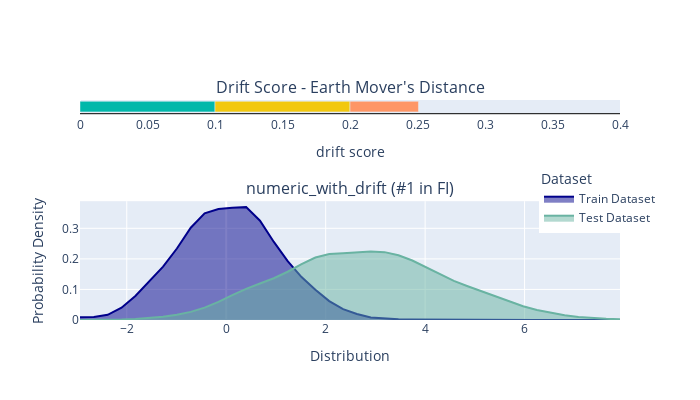
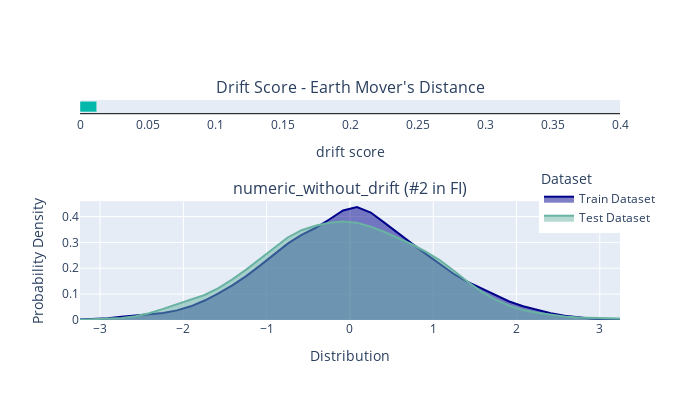
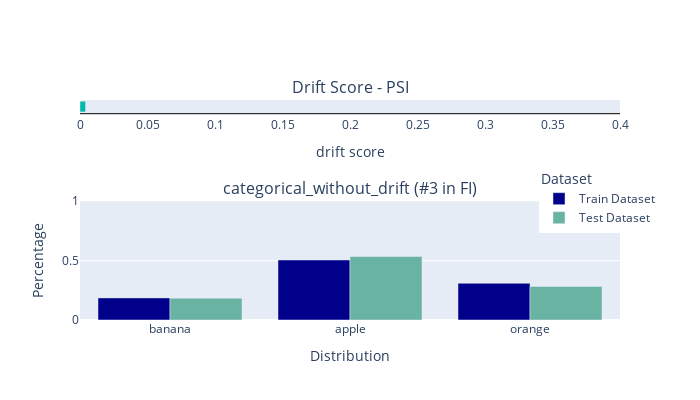
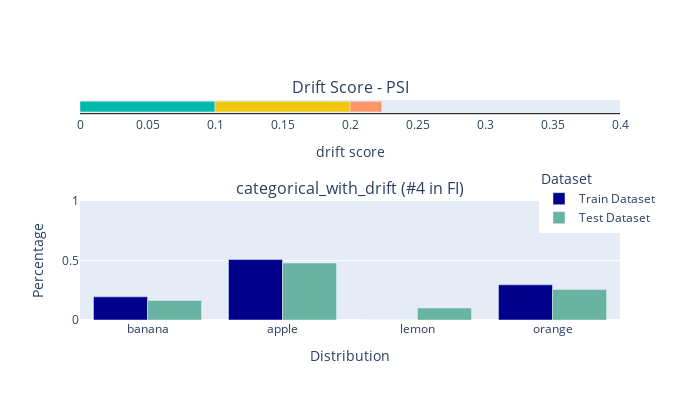

Notebook source saved alongside these figures, in order:
### Markdown cell above
## Run check

### Code cell
check = TrainTestFeatureDrift()
result = check.run(train_dataset=train_dataset, test_dataset=test_dataset, model=model)
result

### Figure 1 — Plotly figure (JSON) as saved in the notebook; plotly's stock layout.template omitted (floating-point values rounded to 4 significant figures)
{"data": [{"base": 0, "marker": {"color": "#01B8AA"}, "offsetgroup": "0", "orientation": "h", "showlegend": false, "type": "bar", "x": [0.1], "xaxis": "x", "y": ["Drift Score"], "yaxis": "y"}, {"base": 0.1, "marker": {"color": "#F2C80F"}, "offsetgroup": "0", "orientation": "h", "showlegend": false, "type": "bar", "x": [0.1], "xaxis": "x", "y": ["Drift Score"], "yaxis": "y"}, {"base": 0.2, "marker": {"color": "#FE9666"}, "offsetgroup": "0", "orientation": "h", "showlegend": false, "type": "bar", "x": [0.05071], "xaxis": "x", "y": ["Drift Score"], "yaxis": "y"}, {"fill": "tozeroy", "line": {"color": "darkblue"}, "name": "Train Dataset", "type": "scatter", "x": [-2.94, -2.662, -2.383, -2.105, -1.827, -1.548, -1.27, -0.9912, -0.7128, -0.4343, -0.1559, 0.1226, 0.401, 0.6795, 0.9579, 1.236, 1.515, 1.793, 2.072, 2.35, 2.629, 2.907, 3.186, 3.464, 3.742, 4.021, 4.299, 4.578, 4.856, 5.135, 5.413, 5.692, 5.97, 6.248, 6.527, 6.805, 7.084, 7.362, 7.641, 7.919], "xaxis": "x2", "y": [0.008644, 0.009899, 0.01681, 0.04013, 0.07843, 0.126, 0.1743, 0.234, 0.3019, 0.349, 0.3633, 0.3675, 0.3693, 0.325, 0.2554, 0.1926, 0.1404, 0.0991, 0.0619, 0.03564, 0.01986, 0.008529, 0.004104, 0.00211, 0.001674, 0.001274, 0.0003342, 2.652e-05, 6.313e-07, 4.507e-09, 9.651e-12, 6.198e-15, 1.194e-18, 6.896e-23, 1.195e-27, 6.208e-33, 9.675e-39, 4.522e-45, 6.338e-52, 2.665e-59], "yaxis": "y2"}, {"fill": "tozeroy", "line": {"color": "#69b3a2"}, "name": "Test Dataset", "type": "scatter", "x": [-2.94, -2.662, -2.383, -2.105, -1.827, -1.548, -1.27, -0.9912, -0.7128, -0.4343, -0.1559, 0.1226, 0.401, 0.6795, 0.9579, 1.236, 1.515, 1.793, 2.072, 2.35, 2.629, 2.907, 3.186, 3.464, 3.742, 4.021, 4.299, 4.578, 4.856, 5.135, 5.413, 5.692, 5.97, 6.248, 6.527, 6.805, 7.084, 7.362, 7.641, 7.919], "xaxis": "x2", "y": [1.679e-05, 0.0001123, 0.000493, 0.001478, 0.00327, 0.006037, 0.01034, 0.01693, 0.02659, 0.04057, 0.05947, 0.08135, 0.1021, 0.1194, 0.1366, 0.1579, 0.1827, 0.2046, 0.216, 0.2188, 0.221, 0.224, 0.2221, 0.2119, 0.1947, 0.1727, 0.149, 0.1279, 0.1106, 0.09472, 0.07805, 0.06058, 0.04482, 0.03265, 0.02314, 0.01532, 0.009607, 0.006039, 0.003794, 0.002245], "yaxis": "y2"}], "layout": {"annotations": [{"font": {"size": 16}, "showarrow": false, "text": "Drift Score - Earth Mover's Distance", "x": 0.5, "xanchor": "center", "xref": "paper", "y": 1, "yanchor": "bottom", "yref": "paper"}, {"font": {"size": 16}, "showarrow": false, "text": "numeric_with_drift (#1 in FI)", "x": 0.5, "xanchor": "center", "xref": "paper", "y": 0.54, "yanchor": "bottom", "yref": "paper"}], "height": 400, "legend": {"title": {"text": "Dataset"}, "x": 0.85, "xanchor": "left", "y": 0.7, "yanchor": "top"}, "width": 700, "xaxis": {"anchor": "y", "domain": [0, 1], "dtick": 0.05, "gridcolor": "black", "linecolor": "black", "range": [0, 0.4], "showgrid": false, "title": {"text": "drift score"}}, "xaxis2": {"anchor": "y2", "domain": [0, 1], "fixedrange": true, "range": [-2.94, 7.919], "title": {"text": "Distribution"}}, "yaxis": {"anchor": "x", "domain": [0.94, 1], "showgrid": false, "showline": false, "showticklabels": false, "zeroline": false}, "yaxis2": {"anchor": "x2", "domain": [0, 0.54], "title": {"text": "Probability Density"}}}}

### Figure 2 — Plotly figure (JSON) as saved in the notebook; plotly's stock layout.template omitted (floating-point values rounded to 4 significant figures)
{"data": [{"base": 0, "marker": {"color": "#01B8AA"}, "offsetgroup": "0", "orientation": "h", "showlegend": false, "type": "bar", "x": [0.01238], "xaxis": "x", "y": ["Drift Score"], "yaxis": "y"}, {"fill": "tozeroy", "line": {"color": "darkblue"}, "name": "Train Dataset", "type": "scatter", "x": [-3.241, -3.075, -2.909, -2.742, -2.576, -2.41, -2.244, -2.077, -1.911, -1.745, -1.579, -1.412, -1.246, -1.08, -0.9135, -0.7473, -0.581, -0.4148, -0.2485, -0.08222, 0.08405, 0.2503, 0.4166, 0.5828, 0.7491, 0.9154, 1.082, 1.248, 1.414, 1.58, 1.747, 1.913, 2.079, 2.245, 2.412, 2.578, 2.744, 2.911, 3.077, 3.243], "xaxis": "x2", "y": [0.002143, 0.003437, 0.006812, 0.01237, 0.01759, 0.02154, 0.02717, 0.03721, 0.05289, 0.07525, 0.103, 0.1341, 0.1698, 0.2103, 0.2534, 0.2955, 0.3292, 0.3558, 0.3886, 0.4237, 0.4365, 0.4157, 0.3757, 0.3341, 0.2945, 0.2549, 0.2153, 0.1779, 0.1471, 0.1215, 0.09562, 0.07146, 0.05298, 0.03847, 0.02609, 0.0162, 0.008985, 0.004627, 0.002586, 0.001486], "yaxis": "y2"}, {"fill": "tozeroy", "line": {"color": "#69b3a2"}, "name": "Test Dataset", "type": "scatter", "x": [-3.241, -3.075, -2.909, -2.742, -2.576, -2.41, -2.244, -2.077, -1.911, -1.745, -1.579, -1.412, -1.246, -1.08, -0.9135, -0.7473, -0.581, -0.4148, -0.2485, -0.08222, 0.08405, 0.2503, 0.4166, 0.5828, 0.7491, 0.9154, 1.082, 1.248, 1.414, 1.58, 1.747, 1.913, 2.079, 2.245, 2.412, 2.578, 2.744, 2.911, 3.077, 3.243], "xaxis": "x2", "y": [0.001276, 0.002551, 0.004426, 0.007788, 0.01448, 0.02643, 0.0432, 0.06095, 0.07744, 0.09679, 0.1236, 0.157, 0.1949, 0.2371, 0.2806, 0.3192, 0.3473, 0.3646, 0.3759, 0.381, 0.3757, 0.3606, 0.3403, 0.3173, 0.292, 0.2636, 0.2303, 0.1905, 0.148, 0.1098, 0.07875, 0.0552, 0.03902, 0.02835, 0.02021, 0.01352, 0.009263, 0.007612, 0.006919, 0.005451], "yaxis": "y2"}], "layout": {"annotations": [{"font": {"size": 16}, "showarrow": false, "text": "Drift Score - Earth Mover's Distance", "x": 0.5, "xanchor": "center", "xref": "paper", "y": 1, "yanchor": "bottom", "yref": "paper"}, {"font": {"size": 16}, "showarrow": false, "text": "numeric_without_drift (#2 in FI)", "x": 0.5, "xanchor": "center", "xref": "paper", "y": 0.54, "yanchor": "bottom", "yref": "paper"}], "height": 400, "legend": {"title": {"text": "Dataset"}, "x": 0.85, "xanchor": "left", "y": 0.7, "yanchor": "top"}, "width": 700, "xaxis": {"anchor": "y", "domain": [0, 1], "dtick": 0.05, "gridcolor": "black", "linecolor": "black", "range": [0, 0.4], "showgrid": false, "title": {"text": "drift score"}}, "xaxis2": {"anchor": "y2", "domain": [0, 1], "fixedrange": true, "range": [-3.241, 3.243], "title": {"text": "Distribution"}}, "yaxis": {"anchor": "x", "domain": [0.94, 1], "showgrid": false, "showline": false, "showticklabels": false, "zeroline": false}, "yaxis2": {"anchor": "x2", "domain": [0, 0.54], "title": {"text": "Probability Density"}}}}

### Figure 3 — Plotly figure (JSON) as saved in the notebook; plotly's stock layout.template omitted (floating-point values rounded to 4 significant figures)
{"data": [{"base": 0, "marker": {"color": "#01B8AA"}, "offsetgroup": "0", "orientation": "h", "showlegend": false, "type": "bar", "x": [0.00411], "xaxis": "x", "y": ["Drift Score"], "yaxis": "y"}, {"marker": {"color": "darkblue"}, "name": "Train Dataset", "type": "bar", "x": ["banana", "apple", "orange"], "xaxis": "x2", "y": [0.186, 0.505, 0.309], "yaxis": "y2"}, {"marker": {"color": "#69b3a2"}, "name": "Test Dataset", "type": "bar", "x": ["banana", "apple", "orange"], "xaxis": "x2", "y": [0.184, 0.534, 0.282], "yaxis": "y2"}], "layout": {"annotations": [{"font": {"size": 16}, "showarrow": false, "text": "Drift Score - PSI", "x": 0.5, "xanchor": "center", "xref": "paper", "y": 1, "yanchor": "bottom", "yref": "paper"}, {"font": {"size": 16}, "showarrow": false, "text": "categorical_without_drift (#3 in FI)", "x": 0.5, "xanchor": "center", "xref": "paper", "y": 0.54, "yanchor": "bottom", "yref": "paper"}], "height": 400, "legend": {"title": {"text": "Dataset"}, "x": 0.85, "xanchor": "left", "y": 0.7, "yanchor": "top"}, "width": 700, "xaxis": {"anchor": "y", "domain": [0, 1], "dtick": 0.05, "gridcolor": "black", "linecolor": "black", "range": [0, 0.4], "showgrid": false, "title": {"text": "drift score"}}, "xaxis2": {"anchor": "y2", "domain": [0, 1], "title": {"text": "Distribution"}}, "yaxis": {"anchor": "x", "domain": [0.94, 1], "showgrid": false, "showline": false, "showticklabels": false, "zeroline": false}, "yaxis2": {"anchor": "x2", "domain": [0, 0.54], "fixedrange": true, "range": [0, 1], "title": {"text": "Percentage"}}}}

### Figure 4 — Plotly figure (JSON) as saved in the notebook; plotly's stock layout.template omitted (floating-point values rounded to 4 significant figures)
{"data": [{"base": 0, "marker": {"color": "#01B8AA"}, "offsetgroup": "0", "orientation": "h", "showlegend": false, "type": "bar", "x": [0.1], "xaxis": "x", "y": ["Drift Score"], "yaxis": "y"}, {"base": 0.1, "marker": {"color": "#F2C80F"}, "offsetgroup": "0", "orientation": "h", "showlegend": false, "type": "bar", "x": [0.1], "xaxis": "x", "y": ["Drift Score"], "yaxis": "y"}, {"base": 0.2, "marker": {"color": "#FE9666"}, "offsetgroup": "0", "orientation": "h", "showlegend": false, "type": "bar", "x": [0.02344], "xaxis": "x", "y": ["Drift Score"], "yaxis": "y"}, {"marker": {"color": "darkblue"}, "name": "Train Dataset", "type": "bar", "x": ["banana", "apple", "lemon", "orange"], "xaxis": "x2", "y": [0.195, 0.509, 0, 0.296], "yaxis": "y2"}, {"marker": {"color": "#69b3a2"}, "name": "Test Dataset", "type": "bar", "x": ["banana", "apple", "lemon", "orange"], "xaxis": "x2", "y": [0.164, 0.479, 0.101, 0.256], "yaxis": "y2"}], "layout": {"annotations": [{"font": {"size": 16}, "showarrow": false, "text": "Drift Score - PSI", "x": 0.5, "xanchor": "center", "xref": "paper", "y": 1, "yanchor": "bottom", "yref": "paper"}, {"font": {"size": 16}, "showarrow": false, "text": "categorical_with_drift (#4 in FI)", "x": 0.5, "xanchor": "center", "xref": "paper", "y": 0.54, "yanchor": "bottom", "yref": "paper"}], "height": 400, "legend": {"title": {"text": "Dataset"}, "x": 0.85, "xanchor": "left", "y": 0.7, "yanchor": "top"}, "width": 700, "xaxis": {"anchor": "y", "domain": [0, 1], "dtick": 0.05, "gridcolor": "black", "linecolor": "black", "range": [0, 0.4], "showgrid": false, "title": {"text": "drift score"}}, "xaxis2": {"anchor": "y2", "domain": [0, 1], "title": {"text": "Distribution"}}, "yaxis": {"anchor": "x", "domain": [0.94, 1], "showgrid": false, "showline": false, "showticklabels": false, "zeroline": false}, "yaxis2": {"anchor": "x2", "domain": [0, 0.54], "fixedrange": true, "range": [0, 1], "title": {"text": "Percentage"}}}}
